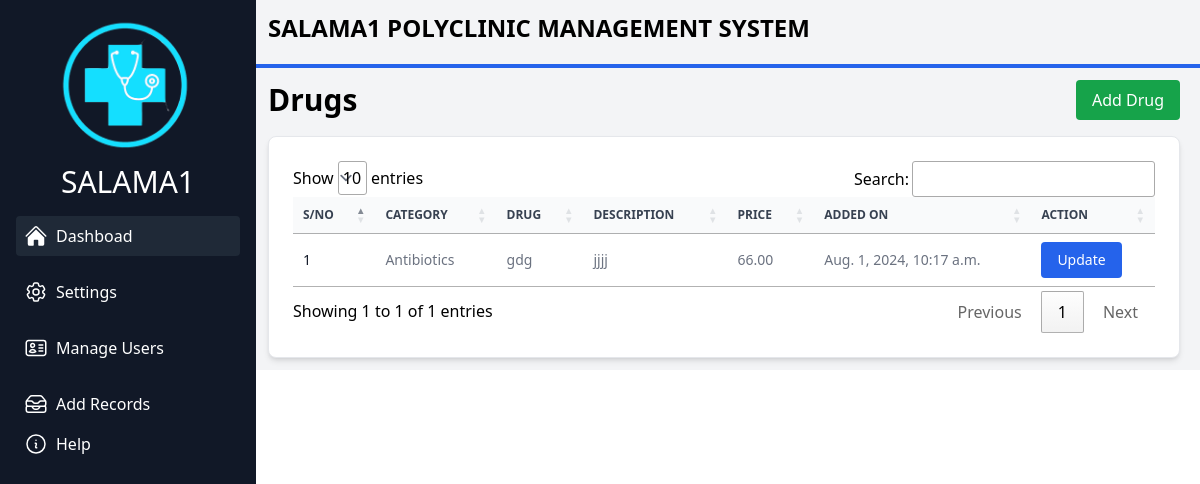
/getdrug/, run on the app's committed database.
### patients/models.py (models this page shows, shortened)
class Drugs(models.Model):
    category = models.ForeignKey(Drugcategory, on_delete=models.SET_NULL, null=True)
    name = models.CharField(max_length=100, default="")
    description = models.CharField(max_length=100, default="")
    price = models.DecimalField(max_digits=10, decimal_places=2, default=0)
    created_at = models.DateTimeField(auto_now_add=True, blank=True, null=True)
    added_by = models.ForeignKey(User, on_delete=models.SET_NULL, null=True)

class Drugcategory(models.Model):
    category = models.CharField(max_length=100, default="")
    created_at = models.DateTimeField(auto_now_add=True, blank=True, null=True)
    added_by = models.ForeignKey(User, on_delete=models.SET_NULL, null=True)
    def __str__(self):
        return self.category

### patients/views.py (the view)
# urls.py: path('getdrug/', views.getdrug, name='getdrug'),
def getdrug(request):
    context = {
        'drugs' : Drugs.objects.all()
    }
    return render(request, 'patients/drug.html', context)

### patients/templates/patients/drug.html (shortened to what this page needs)
{% extends 'core/base.html' %}
{% block content %}
<link rel="stylesheet" href="https://cdn.datatables.net/1.11.5/css/jquery.dataTables.min.css">
<div class="bg-gray-100 pl-3 pr-5 pt-3 pb-3">
    <div class="flex justify-between items-center mb-4">
        <p class="text-3xl font-semibold">Drugs</p>
        <a href="{% url 'patients:adddrug' %}" class="rounded bg-green-600 text-white px-4 py-2 hover:bg-green-700">Add Drug</a>
    </div>
    <div class="bg-white p-6 rounded-lg shadow-md border border-gray-200 dark:bg-gray-800 dark:border-gray-700">
        <table id="bootstrapdatatable" class="w-full text-sm text-left text-gray-500 dark:text-gray-400">
            <thead class="text-xs text-gray-700 uppercase bg-gray-50 dark:bg-gray-700 dark:text-gray-400">
                <tr>
                    <th scope="col" class="px-6 py-3">S/No</th>
                    <th scope="col" class="px-6 py-3">Category</th>
                    <th scope="col" class="px-6 py-3">Drug</th>
                    <th scope="col" class="px-6 py-3">Description</th>
                    <th scope="col" class="px-6 py-3">Price</th>
                    <th scope="col" class="px-6 py-3">Added on</th>
                    <th scope="col" class="px-6 py-3">Action</th>
                </tr>
            </thead>
            <tbody>
                {% for i in drugs %}
                <tr class="bg-white border-b dark:bg-gray-800 dark:border-gray-700">
                    <th scope="row" class="px-6 py-4 font-medium text-gray-900 whitespace-nowrap dark:text-white">
                        {{ forloop.counter }}
                    </th>
                    <td class="px-6 py-4">{{ i.category }}</td>
                    <td class="px-6 py-4">{{ i.name }}</td>
                    <td class="px-6 py-4">{{ i.description }}</td>
                    <td class="px-6 py-4">{{ i.price }}</td>
                    <td class="px-6 py-4">{{ i.created_at }}</td>
                    <td class="px-6 py-4">
                        <button type="button" class="bg-blue-600 text-white px-4 py-2 rounded hover:bg-blue-700">Update</button>
                    </td>
                </tr>
                {% empty %}
                <tr>
                    <td colspan="6" class="px-6 py-4 text-center">No drugs available.</td>
                </tr>
                {% endfor %}
            </tbody>
        </table>
    </div>
</div>
{% endblock %}

### data on the page
Drugs: category "Antibiotics", name "gdg", description "jjjj", price "66.00", created_at "Aug. 1, 2024, 10:17 a.m."
